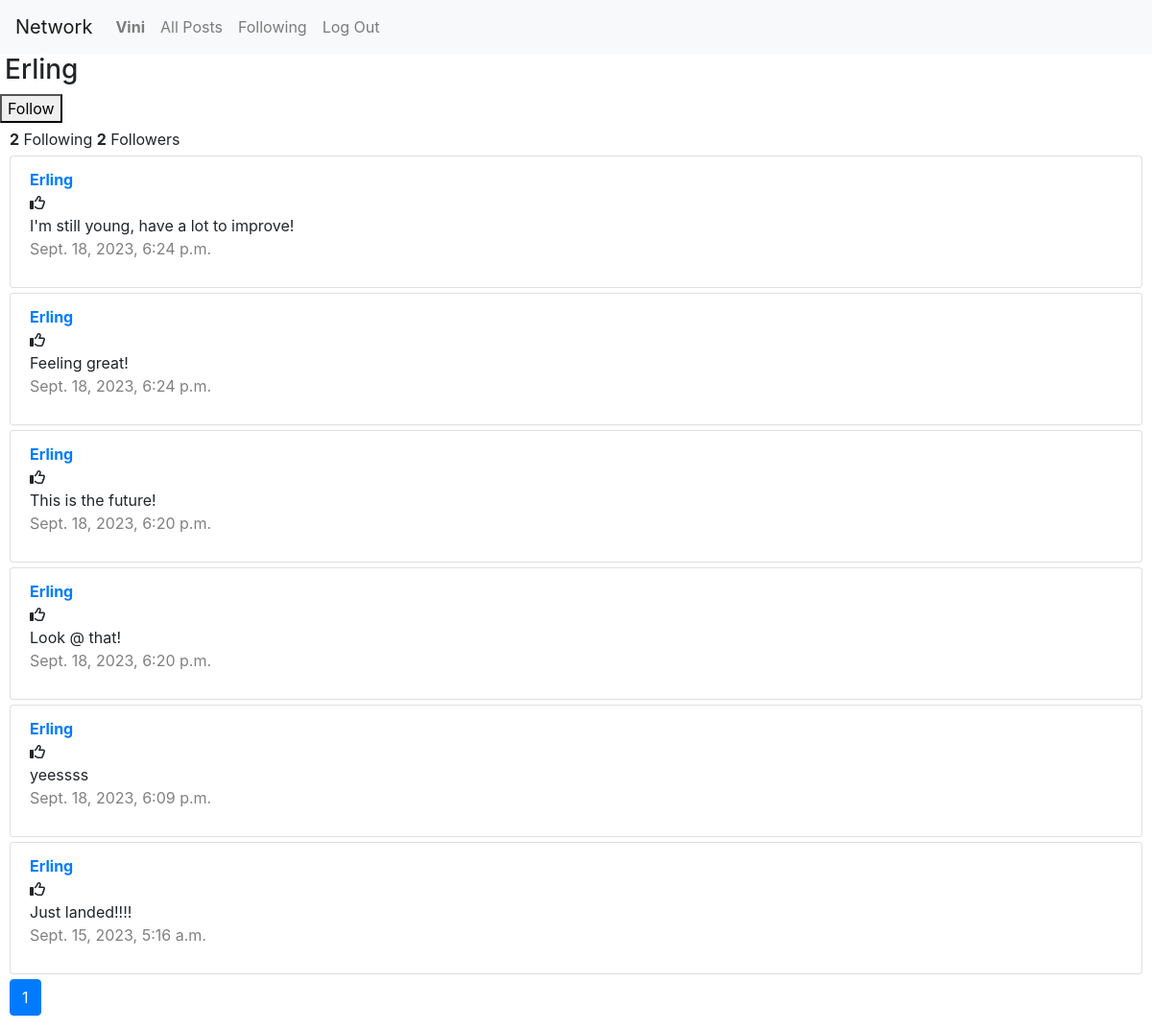
The app's page /profile/Erling (signed in) with its own data.
### network/models.py (models this page shows, shortened)
class User(AbstractUser):
    following = models.ManyToManyField('self', symmetrical=False, blank=True, related_name='followers')

class Post(models.Model):
    user = models.ForeignKey(User, on_delete=models.CASCADE, related_name="posts")
    content = models.TextField()
    created_at = models.DateTimeField(auto_now_add=True)

### network/views.py (the view)
# urls.py: path("profile/<str:username>", views.profile, name="profile"),
@login_required
def profile(request, username):
    current_user = request.user
    profile_user = User.objects.get(username=username)
    followers = profile_user.followers.all()
    following = profile_user.following.all()
    posts_for_specific_user = Post.objects.filter(user__username=username).order_by('-created_at')
    page_obj = paginate(request, posts_for_specific_user)
    return render(request, "network/profile.html",{
        'profile_user': profile_user,
        'current_user': current_user,
        'followers': followers,
        'following': following,
        'page_obj': page_obj})

### network/views.py (called while the page is built)
def paginate(request, posts):
    paginator = Paginator(posts, 10)  # Show 10 contacts per page.
    page_number = request.GET.get("page")
    page_obj = paginator.get_page(page_number)
    return page_obj

### network/templates/network/profile.html (shortened to what this page needs)
{% extends "network/layout.html" %}
{% load static %}
{% block body %}
    <div>
        <h3>{{ profile_user.username }}</h3>
        {% if user != profile_user %}
            {% if user not in profile_user.followers.all %}
                <button id="follow-button" style="display: block;">Follow</button>
            {% else %}
                <button id="follow-button" style="display: none;">Follow</button>
                <button id="unfollow-button" style="display: block;">Unfollow</button>
            {% endif %}
        {% endif %}
        <div class="follower-following">
            <strong>{{ following|length }}</strong> Following
            <strong class="indented">{{ followers|length }}</strong> Followers
        </div>
    </div>
    <div>
       {% include 'network/post_list.html' with posts=posts %}
    </div>
{% endblock %}

### network/templates/network/layout.html (shortened to what this page needs)
{% load static %}
<!DOCTYPE html>
<html lang="en">
    <head>
        <link rel="stylesheet" href="https://stackpath.bootstrapcdn.com/bootstrap/4.4.1/css/bootstrap.min.css">
        <link href="{% static 'network/styles.css' %}" rel="stylesheet">
        <link rel="stylesheet" href="https://cdnjs.cloudflare.com/ajax/libs/font-awesome/6.4.2/css/all.min.css" />
    </head>
    <body>
        <nav class="navbar navbar-expand-lg navbar-light bg-light">
            <a class="navbar-brand" href="#">Network</a>
            <div>
              <ul class="navbar-nav mr-auto">
                {% if user.is_authenticated %}
                    <li class="nav-item">
                        <a class="nav-link" href="{% url 'profile' username=user.username %}"><strong>{{ user.username }}</strong></a>
                    </li>
                {% endif %}
                <li class="nav-item">
                  <a class="nav-link" href="{% url 'index' %}">All Posts</a>
                </li>
                {% if user.is_authenticated %}
                    <li class="nav-item">
                        <a class="nav-link" href="{% url 'following' %}">Following</a>
                    </li>
                    <li class="nav-item">
                        <a class="nav-link" href="{% url 'logout' %}">Log Out</a>
                    </li>
                {% endif %}
              </ul>
            </div>
          </nav>
        <div class="body">
            {% block body %}
            {% endblock %}
        </div>
    </body>
</html>

### network/templates/network/post_list.html (shortened to what this page needs)
{% load static %}
<ul class="list-group">
    {% for post in page_obj %}
        <div id="post" data-post-id="{{ post.id }}">
            <li class="list-group-item">
                <strong><a href="{% url 'profile' username=post.user.username %}">{{ post.user.username }}</a></strong> <br>
                {% if user.is_authenticated %}
                    {% if user == post.user %}
                        <button class="btn btn-sm btn-outline-primary edit-button" data-toggle="modal" data-target="#modal_edit_post_{{ post.id }}">Edit</button><br>
                        <div class="modal fade" id="modal_edit_post_{{ post.id }}" tabindex="-1" role="dialog" aria-labelledby="modal_edit_post_{{ post.id }}_label" aria-hidden="true">
                            <div class="modal-dialog" role="document">
                                <div class="modal-content">
                                <div class="modal-header">
                                    <h5 class="modal-title">Edit Post</h5>
                                    <button type="button" class="close" data-dismiss="modal" aria-label="Close">
                                    <span aria-hidden="true">&times;</span>
                                    </button>
                                </div>
                                <div class="modal-body">
                                    <textarea class="form-control" name="content" id="textarea_{{ post.id }}" rows="5">{{ post.content }}</textarea>
                                </div>
                                <div class="modal-footer">
                                    <button type="button" class="btn btn-primary" onclick="submitHandler({{ post.id }})">Save changes</button>
                                    <button type="button" class="btn btn-secondary" data-dismiss="modal">Close</button>
                                </div>
                                </div>
                            </div>
                        </div>
                    {% else %}
                        {% if post.id in whoYouLiked%}
                        <i class="fa-solid fa-thumbs-up" id="{{ post.id }}" onclick="likeHandler({{ post.id }}, '{{ whoYouLiked }}')"></i>
                        {% else%}
                        <i class="fa-regular fa-thumbs-up" id="{{ post.id }}" onclick="likeHandler({{ post.id }}, '{{ whoYouLiked }}')"></i>
                        {% endif %}
                    {% endif%}
                {% endif%}
                <div class="post-content" id="content_{{ post.id }}">
                    {{ post.content }}
                </div>
                <p class="date">{{ post.created_at }}</p>
            </li>
        </div>
    {% endfor %}
</ul>
<span class="step-links">
    <nav aria-label="Page navigation">
        <ul class="pagination">
                {% for page_num in page_obj.paginator.page_range %}
                    <li class="page-item {% if page_num == page_obj.number %}active{% endif %}">
                        <a class="page-link" href="{% url 'index' %}?page={{ page_num }}">{{ page_num }}</a>
                    </li>
                {% endfor %}
        </ul>
    </nav>
</span>

### network/static/network/styles.css (style rules this page uses)
h1, h3 { margin-left: 5px; }
.list-group-item, .follower-following, .pagination { margin-left: 10px; margin-right: 10px; margin-top: 5px; }
.date { color: grey; }

### records on screen
User: username "Vini"
User: username "Erling"
Post: user.username "Erling", content "I'm still young, have a lot to improve!", created_at "Sept. 18, 2023, 6:24 p.m."
Post: user.username "Erling", content "Feeling great!", created_at "Sept. 18, 2023, 6:24 p.m."
Post: user.username "Erling", content "This is the future!", created_at "Sept. 18, 2023, 6:20 p.m."
Post: user.username "Erling", content "Look @ that!", created_at "Sept. 18, 2023, 6:20 p.m."
Post: user.username "Erling", content "yeessss", created_at "Sept. 18, 2023, 6:09 p.m."
Post: user.username "Erling", content "Just landed!!!!", created_at "Sept. 15, 2023, 5:16 a.m."

### other values on screen
{{ following|length }} "2"
{{ followers|length }} "2"
{{ page_num }} "1"
